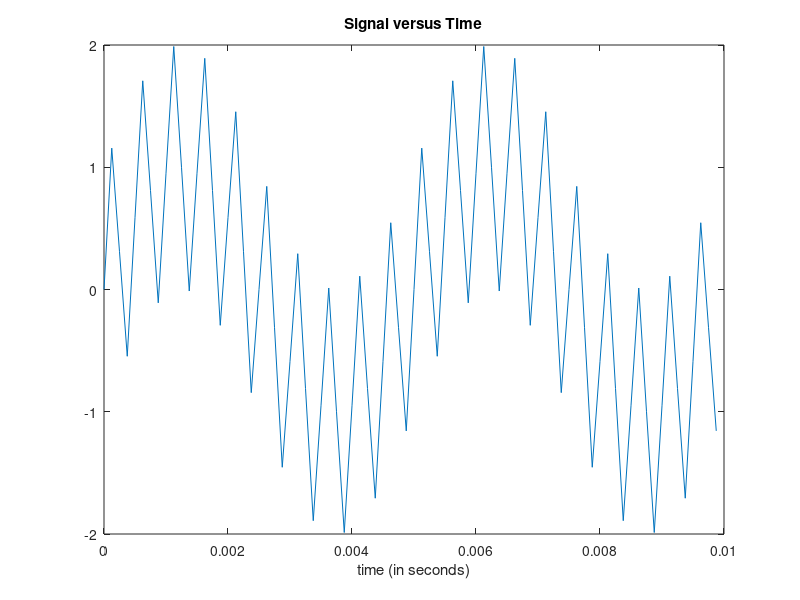

Here is the MATLAB script that generated this plot: (Note: this script raises an error after producing the figure.)
%% Template file for verifying and comparing the performance 
%% of the quantized FIR Filters 
%
%% Sinusoidal signal generation
clear all
close all
clc
%%Time specifications:
Fs = 8000;                   % samples per second
dt = 1/Fs;                   % seconds per sample
StopTime = 0.01;             % seconds
t = (0:dt:StopTime-dt)';     % seconds
%%Sine wave: x = x1 + x2
x = sin(2*pi*200*t)+sin(2*pi*2000*t);
% Plot the signal versus time:
figure;
plot(t,x);
xlabel('time (in seconds)');
title('Signal versus Time');


%% Your code for filtering 
% Complete the rest of the code to filter the input signal x using the four
% filters that you design. Compare the frequency response of the filters.
% Also compare the output signals to understand the error introduced due to
% quantized coefficients.
%
b_4 = load('b_4.mat');
b_8 = load('b_8.mat');
b_16 = load('b_16.mat');
b_ref = load('b_ref.mat');

y_ref = filter(b_ref.b_ref, [1], x);
y_16 = filter(b_16.b_16, [1], x);
error_1 = mag2db(sum(abs(double(y_16)-y_ref)));

y_8 = filter(b_8.b_8, [1], x);
error_2 = mag2db(sum(abs(double(y_8-y_ref))));

y_4 = filter(b_4.b_4, [1], x);
error_3 = mag2db(sum(abs(double(y_4-y_ref))));


figure;
hold on
plot(t, y_ref);
plot(t, y_16);
plot(t, y_8);
plot(t, y_4);
hold off
legend('yref', 'y16', 'y8', 'y4');
xlabel('time (in seconds)');
title('Signal versus Time');